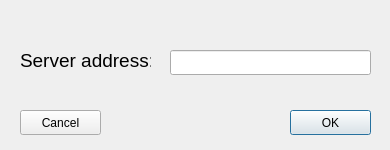
<?xml version="1.0" encoding="UTF-8"?>
<ui version="4.0">
 <class>Dialog</class>
 <widget class="QDialog" name="Dialog">
  <property name="geometry">
   <rect>
    <x>0</x>
    <y>0</y>
    <width>390</width>
    <height>150</height>
   </rect>
  </property>
  <property name="minimumSize">
   <size>
    <width>390</width>
    <height>150</height>
   </size>
  </property>
  <property name="maximumSize">
   <size>
    <width>390</width>
    <height>150</height>
   </size>
  </property>
  <property name="windowTitle">
   <string>Server configuration</string>
  </property>
  <widget class="QLineEdit" name="lineEdit">
   <property name="geometry">
    <rect>
     <x>170</x>
     <y>50</y>
     <width>201</width>
     <height>25</height>
    </rect>
   </property>
   <property name="minimumSize">
    <size>
     <width>30</width>
     <height>25</height>
    </size>
   </property>
   <property name="font">
    <font>
     <family>Segoe UI</family>
     <pointsize>12</pointsize>
    </font>
   </property>
  </widget>
  <widget class="QLabel" name="label">
   <property name="geometry">
    <rect>
     <x>20</x>
     <y>52</y>
     <width>131</width>
     <height>16</height>
    </rect>
   </property>
   <property name="font">
    <font>
     <family>Segoe UI</family>
     <pointsize>14</pointsize>
    </font>
   </property>
   <property name="text">
    <string>Server address:</string>
   </property>
  </widget>
  <widget class="QPushButton" name="ok">
   <property name="geometry">
    <rect>
     <x>290</x>
     <y>110</y>
     <width>81</width>
     <height>25</height>
    </rect>
   </property>
   <property name="text">
    <string>OK</string>
   </property>
  </widget>
  <widget class="QPushButton" name="cancel">
   <property name="geometry">
    <rect>
     <x>20</x>
     <y>110</y>
     <width>81</width>
     <height>25</height>
    </rect>
   </property>
   <property name="text">
    <string>Cancel</string>
   </property>
  </widget>
 </widget>
 <resources/>
 <connections/>
</ui>
